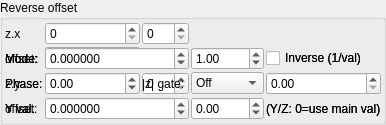
    <widget class="QGroupBox" name="groupBox_4">
     <property name="title">
      <string>Reverse offset</string>
     </property>
     <layout class="QVBoxLayout" name="verticalLayout_6" stretch="0">
      <property name="spacing">
       <number>2</number>
      </property>
      <property name="leftMargin">
       <number>2</number>
      </property>
      <property name="topMargin">
       <number>2</number>
      </property>
      <property name="rightMargin">
       <number>2</number>
      </property>
      <property name="bottomMargin">
       <number>2</number>
      </property>
      <item>
       <layout class="QGridLayout" name="gridLayout_12" columnstretch="0,1,1">
        <property name="spacing">
         <number>2</number>
        </property>
        <item row="0" column="0">
         <widget class="QLabel" name="label_44">
          <property name="text">
           <string notr="true">z.x</string>
          </property>
         </widget>
        </item>
        <item row="1" column="0">
         <widget class="QLabel" name="label_111">
          <property name="text">
           <string>offset:</string>
          </property>
         </widget>
        </item>
        <item row="2" column="0">
         <widget class="QLabel" name="label_48">
          <property name="text">
           <string notr="true">z.y</string>
          </property>
         </widget>
        </item>
        <item row="3" column="0">
         <widget class="QLabel" name="label_112">
          <property name="text">
           <string>offset:</string>
          </property>
         </widget>
        </item>
        <item row="0" column="1">
         <widget class="MySpinBox" name="spinboxInt_transf_multiplier_start_iter_4">
          <property name="sizePolicy">
           <sizepolicy hsizetype="Minimum" vsizetype="Maximum">
            <horstretch>0</horstretch>
            <verstretch>0</verstretch>
           </sizepolicy>
          </property>
          <property name="maximum">
           <number>999</number>
          </property>
         </widget>
        </item>
        <item row="0" column="2">
         <widget class="MySpinBox" name="spinboxInt_transf_multiplier_stop_iter_4">
          <property name="sizePolicy">
           <sizepolicy hsizetype="Minimum" vsizetype="Maximum">
            <horstretch>0</horstretch>
            <verstretch>0</verstretch>
           </sizepolicy>
          </property>
          <property name="maximum">
           <number>999</number>
          </property>
         </widget>
        </item>
      <item row="1" column="0">
       <widget class="QLabel"><property name="text"><string>Mode:</string></property></widget>
      </item>
      <item row="1" column="1">
       <widget class="MyComboBox" name="comboBox_transf_multiplier_value_mode_4">
        <item><property name="text"><string notr="true">Constant</string></property></item>
        <item><property name="text"><string notr="true">Sine</string></property></item>
        <item><property name="text"><string notr="true">Ramp</string></property></item>
        <item><property name="text"><string notr="true">Exponential</string></property></item>
        <item><property name="text"><string notr="true">Triangle</string></property></item>
        <item><property name="text"><string notr="true">Square</string></property></item>
        <item><property name="text"><string notr="true">Smoothstep</string></property></item>
        <item><property name="text"><string notr="true">Noise</string></property></item>
        <item><property name="text"><string notr="true">Ping-pong</string></property></item>
        <item><property name="text"><string notr="true">Stepped</string></property></item>
       </widget>
      </item>
      <item row="1" column="2">
       <widget class="QLabel"><property name="text"><string>Freq:</string></property></widget>
      </item>
      <item row="1" column="3">
       <widget class="MyDoubleSpinBox" name="spinbox_transf_multiplier_frequency_4">
        <property name="minimum"><double>0.01</double></property><property name="maximum"><double>100.0</double></property>
        <property name="singleStep"><double>0.1</double></property><property name="value"><double>1.0</double></property>
       </widget>
      </item>
      <item row="1" column="4" colspan="2">
       <widget class="MyCheckBox" name="checkBox_transf_multiplier_inverse_4">
        <property name="text"><string>Inverse (1/val)</string></property>
       </widget>
      </item>
      <item row="2" column="0">
       <widget class="QLabel"><property name="text"><string>Phase:</string></property></widget>
      </item>
      <item row="2" column="1">
       <widget class="MyDoubleSpinBox" name="spinbox_transf_multiplier_phase_4">
        <property name="minimum"><double>-10.0</double></property><property name="maximum"><double>10.0</double></property>
        <property name="singleStep"><double>0.1</double></property><property name="value"><double>0.0</double></property>
       </widget>
      </item>
      <item row="2" column="2">
       <widget class="QLabel"><property name="text"><string>|z| gate:</string></property></widget>
      </item>
      <item row="2" column="3">
       <widget class="MyComboBox" name="comboBox_transf_multiplier_threshold_mode_4">
        <item><property name="text"><string notr="true">Off</string></property></item>
        <item><property name="text"><string notr="true">&gt; thresh</string></property></item>
        <item><property name="text"><string notr="true">&lt; thresh</string></property></item>
       </widget>
      </item>
      <item row="2" column="4" colspan="2">
       <widget class="MyDoubleSpinBox" name="spinbox_transf_multiplier_threshold_4">
        <property name="minimum"><double>0.0</double></property><property name="maximum"><double>1000.0</double></property>
        <property name="singleStep"><double>0.1</double></property><property name="value"><double>0.0</double></property>
       </widget>
      </item>
      <item row="3" column="0">
       <widget class="QLabel"><property name="text"><string>Y val:</string></property></widget>
      </item>
      <item row="3" column="1">
       <widget class="MyDoubleSpinBox" name="spinbox_transf_multiplier_scale_y_4">
        <property name="minimum"><double>-100.0</double></property><property name="maximum"><double>100.0</double></property>
        <property name="singleStep"><double>0.01</double></property><property name="value"><double>0.0</double></property>
       </widget>
      </item>
      <item row="3" column="2">
       <widget class="QLabel"><property name="text"><string>Z val:</string></property></widget>
      </item>
      <item row="3" column="3">
       <widget class="MyDoubleSpinBox" name="spinbox_transf_multiplier_scale_z_4">
        <property name="minimum"><double>-100.0</double></property><property name="maximum"><double>100.0</double></property>
        <property name="singleStep"><double>0.01</double></property><property name="value"><double>0.0</double></property>
       </widget>
      </item>
      <item row="3" column="4" colspan="2">
       <widget class="QLabel"><property name="text"><string notr="true">(Y/Z: 0=use main val)</string></property></widget>
      </item>
        <item row="2" column="1">
         <widget class="MySpinBox" name="spinboxInt_transf_multiplier_start_iter_5">
          <property name="sizePolicy">
           <sizepolicy hsizetype="Minimum" vsizetype="Maximum">
            <horstretch>0</horstretch>
            <verstretch>0</verstretch>
           </sizepolicy>
          </property>
          <property name="maximum">
           <number>999</number>
          </property>
         </widget>
        </item>
        <item row="2" column="2">
         <widget class="MySpinBox" name="spinboxInt_transf_multiplier_stop_iter_5">
          <property name="sizePolicy">
           <sizepolicy hsizetype="Minimum" vsizetype="Maximum">
            <horstretch>0</horstretch>
            <verstretch>0</verstretch>
           </sizepolicy>
          </property>
          <property name="maximum">
           <number>999</number>
          </property>
         </widget>
        </item>
      <item row="1" column="0">
       <widget class="QLabel"><property name="text"><string>Mode:</string></property></widget>
      </item>
      <item row="1" column="1">
       <widget class="MyComboBox" name="comboBox_transf_multiplier_value_mode_5">
        <item><property name="text"><string notr="true">Constant</string></property></item>
        <item><property name="text"><string notr="true">Sine</string></property></item>
        <item><property name="text"><string notr="true">Ramp</string></property></item>
        <item><property name="text"><string notr="true">Exponential</string></property></item>
        <item><property name="text"><string notr="true">Triangle</string></property></item>
        <item><property name="text"><string notr="true">Square</string></property></item>
        <item><property name="text"><string notr="true">Smoothstep</string></property></item>
        <item><property name="text"><string notr="true">Noise</string></property></item>
        <item><property name="text"><string notr="true">Ping-pong</string></property></item>
        <item><property name="text"><string notr="true">Stepped</string></property></item>
       </widget>
      </item>
      <item row="1" column="2">
       <widget class="QLabel"><property name="text"><string>Freq:</string></property></widget>
      </item>
      <item row="1" column="3">
       <widget class="MyDoubleSpinBox" name="spinbox_transf_multiplier_frequency_5">
        <property name="minimum"><double>0.01</double></property><property name="maximum"><double>100.0</double></property>
        <property name="singleStep"><double>0.1</double></property><property name="value"><double>1.0</double></property>
       </widget>
      </item>
      <item row="1" column="4" colspan="2">
       <widget class="MyCheckBox" name="checkBox_transf_multiplier_inverse_5">
        <property name="text"><string>Inverse (1/val)</string></property>
       </widget>
      </item>
      <item row="2" column="0">
       <widget class="QLabel"><property name="text"><string>Phase:</string></property></widget>
      </item>
      <item row="2" column="1">
       <widget class="MyDoubleSpinBox" name="spinbox_transf_multiplier_phase_5">
        <property name="minimum"><double>-10.0</double></property><property name="maximum"><double>10.0</double></property>
        <property name="singleStep"><double>0.1</double></property><property name="value"><double>0.0</double></property>
       </widget>
      </item>
      <item row="2" column="2">
       <widget class="QLabel"><property name="text"><string>|z| gate:</string></property></widget>
      </item>
      <item row="2" column="3">
       <widget class="MyComboBox" name="comboBox_transf_multiplier_threshold_mode_5">
        <item><property name="text"><string notr="true">Off</string></property></item>
        <item><property name="text"><string notr="true">&gt; thresh</string></property></item>
        <item><property name="text"><string notr="true">&lt; thresh</string></property></item>
       </widget>
      </item>
      <item row="2" column="4" colspan="2">
       <widget class="MyDoubleSpinBox" name="spinbox_transf_multiplier_threshold_5">
        <property name="minimum"><double>0.0</double></property><property name="maximum"><double>1000.0</double></property>
        <property name="singleStep"><double>0.1</double></property><property name="value"><double>0.0</double></property>
       </widget>
      </item>
      <item row="3" column="0">
       <widget class="QLabel"><property name="text"><string>Y val:</string></property></widget>
      </item>
      <item row="3" column="1">
       <widget class="MyDoubleSpinBox" name="spinbox_transf_multiplier_scale_y_5">
        <property name="minimum"><double>-100.0</double></property><property name="maximum"><double>100.0</double></property>
        <property name="singleStep"><double>0.01</double></property><property name="value"><double>0.0</double></property>
       </widget>
      </item>
      <item row="3" column="2">
       <widget class="QLabel"><property name="text"><string>Z val:</string></property></widget>
      </item>
      <item row="3" column="3">
       <widget class="MyDoubleSpinBox" name="spinbox_transf_multiplier_scale_z_5">
        <property name="minimum"><double>-100.0</double></property><property name="maximum"><double>100.0</double></property>
        <property name="singleStep"><double>0.01</double></property><property name="value"><double>0.0</double></property>
       </widget>
      </item>
      <item row="3" column="4" colspan="2">
       <widget class="QLabel"><property name="text"><string notr="true">(Y/Z: 0=use main val)</string></property></widget>
      </item>
        <item row="1" column="1" colspan="2">
         <widget class="MyDoubleSpinBox" name="spinbox_transf_offsetE_2">
          <property name="sizePolicy">
           <sizepolicy hsizetype="Minimum" vsizetype="Maximum">
            <horstretch>0</horstretch>
            <verstretch>0</verstretch>
           </sizepolicy>
          </property>
          <property name="prefix">
           <string/>
          </property>
          <property name="suffix">
           <string/>
          </property>
          <property name="decimals">
           <number>6</number>
          </property>
          <property name="minimum">
           <double>-99.989999999999995</double>
          </property>
          <property name="maximum">
           <double>99.989999999999995</double>
          </property>
          <property name="singleStep">
           <double>0.100000000000000</double>
          </property>
         </widget>
        </item>
        <item row="3" column="1" colspan="2">
         <widget class="MyDoubleSpinBox" name="spinbox_transf_offsetF_2">
          <property name="sizePolicy">
           <sizepolicy hsizetype="Minimum" vsizetype="Maximum">
            <horstretch>0</horstretch>
            <verstretch>0</verstretch>
           </sizepolicy>
          </property>
          <property name="prefix">
           <string/>
          </property>
          <property name="suffix">
           <string/>
          </property>
          <property name="decimals">
           <number>6</number>
          </property>
          <property name="minimum">
           <double>-99.989999999999995</double>
          </property>
          <property name="maximum">
           <double>99.989999999999995</double>
          </property>
          <property name="singleStep">
           <double>0.100000000000000</double>
          </property>
         </widget>
        </item>
       </layout>
      </item>
     </layout>
    </widget>
